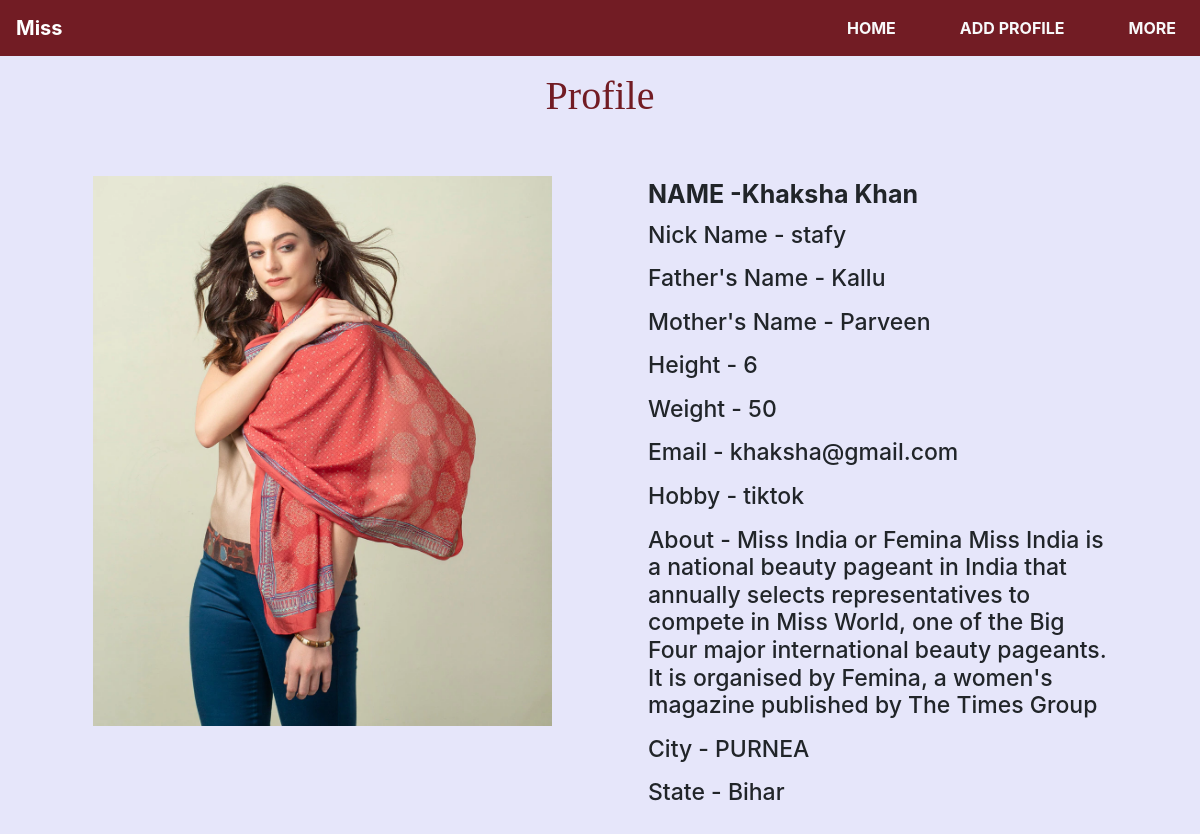
/profile_view/3, run on the app's committed database.
### poll/models.py (models this page shows, shortened)
class Contestant(models.Model):
    first_name = models.CharField(max_length=200)
    last_name = models.CharField(max_length=200)
    nick_name = models.CharField(max_length=200, default=None)
    fathers_name = models.CharField(max_length=200)
    mothers_name = models.CharField(max_length=200)
    contact = models.IntegerField(default=0)
    image = models.ImageField(upload_to="pic/")
    email = models.EmailField(unique=True)
    password = models.CharField(max_length=200)
    dob = models.DateField()
    height = models.IntegerField(default=0)
    weight = models.IntegerField(default=0)
    about = models.TextField(max_length=2000)
    hobby = models.CharField(max_length=1000)
    city = models.ForeignKey(City, on_delete=models.CASCADE, default=None)
    state = models.ForeignKey(State, on_delete=models.CASCADE, default=None)

class City(models.Model):
    city_name = models.CharField(max_length=200)
    state_name = models.ForeignKey(State, on_delete=models.CASCADE)
    def __str__(self):
        return self.city_name

class State(models.Model):
    state_name = models.CharField(max_length=200)
    def __str__(self):
        return self.state_name

### poll/views.py (the view)
# urls.py: path('profile_view/<int:id>', views.profile_view, name="profile_view"),
def profile_view(r, id):
    return render(r, 'contestnt/view.html', {
        'contestants': Contestant.objects.get(pk=id),
    })

### templates/contestnt/view.html (shortened to what this page needs)
{% extends 'contestnt/index.html' %}
{% block container %}
    <div class="container">
     <div class="col-lg-12">
         <h1 class="text-center mt-3" style="color: #721c24; font-family: 'Lucida Fax'">Profile</h1>
         <div class="row">
             <div class="col-lg-6 p-5">
                    <img src="{{ contestants.image.url }}" alt="" width="100%" height="550px">
             </div>
             <div class="col-lg-6 p-5">
                 <label for=""><strong style="font-size: 25px">NAME -{{ contestants.first_name }} {{ contestants.last_name }}</strong></label><br>
                 <label for=""><h6 style="font-size: 23px">Nick Name - {{ contestants.nick_name }}</h6></label><br>
                 <label for=""><h6 style="font-size: 23px">Father's Name - {{ contestants.fathers_name }}</h6></label>
                 <label for=""><h6 style="font-size: 23px">Mother's Name - {{ contestants.mothers_name }}</h6></label><br>
                 <label for=""><h6 style="font-size: 23px">Height -      {{ contestants.height }}</h6></label><br>
                 <label for=""><h6 style="font-size: 23px">Weight -      {{ contestants.weight }}</h6></label><br>
                 <label for=""><h6 style="font-size: 23px">Email -      {{ contestants.email }}</h6></label><br>
                 <label for=""><h6 style="font-size: 23px">Hobby -      {{ contestants.hobby }}</h6></label><br>
                 <label for=""><h6 style="font-size: 23px;">About -      {{ contestants.about }}</h6></label><br>
                 <label for=""><h6 style="font-size: 23px">City -      {{ contestants.city }}</h6></label><br>
                 <label for=""><h6 style="font-size: 23px">State -      {{ contestants.state }}</h6></label>
             </div>
         </div>
     </div>
    </div>
{% endblock %}

### data on the page
Contestant: image (picture), first_name "Khaksha", last_name "Khan", nick_name "stafy", fathers_name "Kallu", mothers_name "Parveen", height "6", weight "50", email "khaksha@gmail.com", hobby "tiktok", about "Miss India or Femina Miss India is a national beauty pageant in India that annually selects representatives to compete in Miss World, one of the Big Four major international beauty pageants. It is organised by Femina, a women's magazine published by The Times Group", city "PURNEA", state "Bihar"
